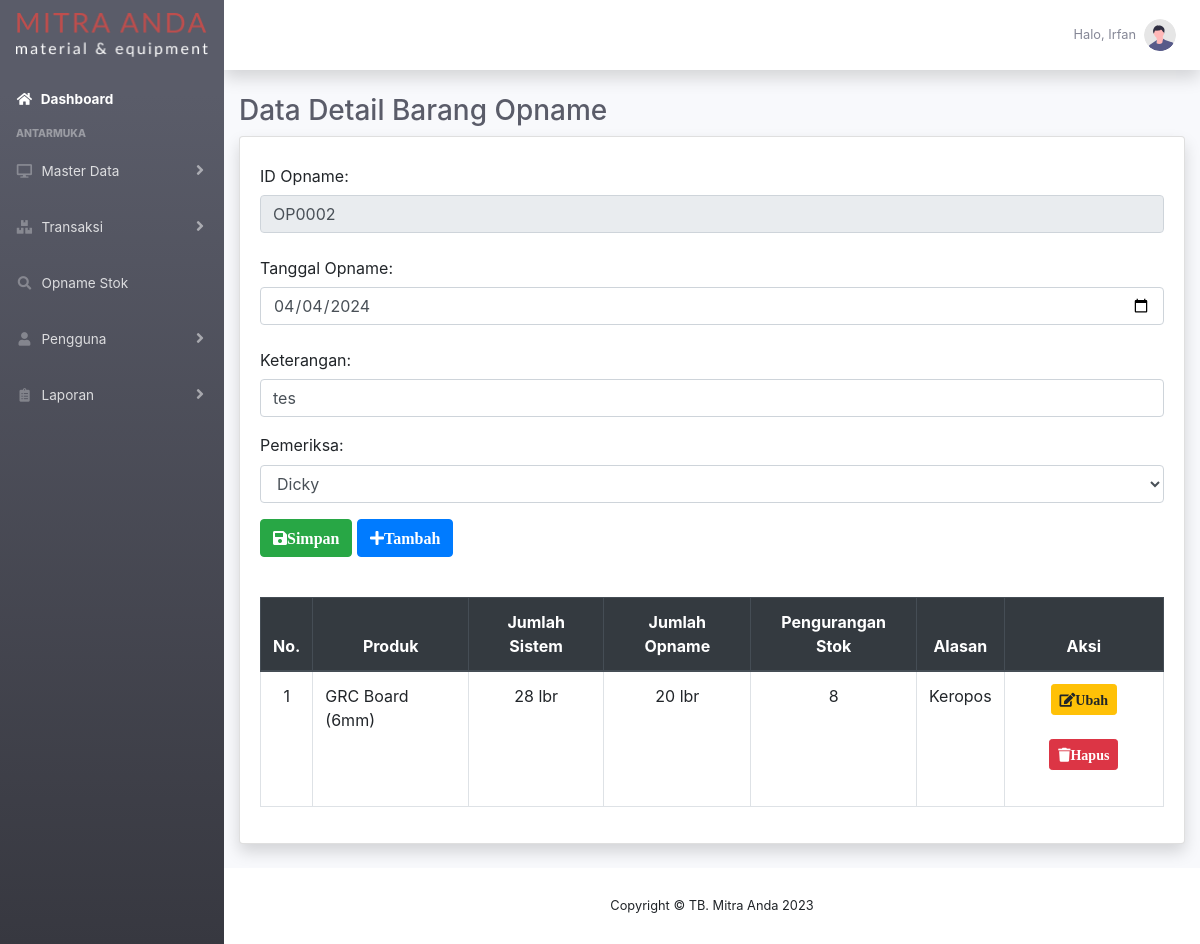
Screenshot of /php/modul/opname/detailopname.php?id=OP0002 (signed in) with the database file from the repository.
### tables this page shows
CREATE TABLE `tbopname` (
  `idOpname` varchar(6) NOT NULL,
  `tanggalOpname` date NOT NULL,
  `Keterangan` varchar(256) NOT NULL,
  `idPengguna` int(11) NOT NULL,
  `Status` tinyint(1) NOT NULL
);

CREATE TABLE `tbpengguna` (
  `idPengguna` int(11) NOT NULL,
  `Nama` varchar(100) NOT NULL,
  `Username` varchar(100) NOT NULL,
  `Password` varchar(100) NOT NULL,
  `noTelepon` varchar(13) NOT NULL,
  `Jabatan` varchar(100) NOT NULL,
  `Status` tinyint(1) NOT NULL
);

CREATE TABLE `tbdetailopname` (
  `idDetailOpname` varchar(9) NOT NULL,
  `idOpname` varchar(6) NOT NULL,
  `idProduk` int(11) NOT NULL,
  `jumlahSistem` int(11) NOT NULL,
  `jumlahFisik` int(11) NOT NULL,
  `Alasan` varchar(256) NOT NULL
);

CREATE TABLE `tbproduk` (
  `idProduk` int(11) NOT NULL,
  `Produk` varchar(256) NOT NULL,
  `idSatuan` int(11) NOT NULL,
  `hargaJual` int(11) NOT NULL,
  `stokProduk` int(11) NOT NULL,
  `Status` tinyint(1) NOT NULL
);

CREATE TABLE `tbsatuan` (
  `idSatuan` int(11) NOT NULL,
  `Satuan` varchar(10) NOT NULL,
  `Status` tinyint(1) NOT NULL
);

### php/modul/opname/detailopname.php (the view, shortened to what this page needs)
<?php
    require '../../fungsi.php';
	$fetchIdOpname = $_GET['id'];
    $query=mysqli_query($conn,"SELECT *,tbopname.Status AS Stat FROM tbopname
    INNER JOIN tbpengguna ON tbopname.idPengguna=tbpengguna.idPengguna
    WHERE idOpname='$fetchIdOpname';");
	$rowBarangOpname = mysqli_fetch_array($query);
	$idOpname=$rowBarangOpname['idOpname'];
    $tanggalOpname=$rowBarangOpname['tanggalOpname'];
    $Keterangan=$rowBarangOpname['Keterangan'];
    $idPengguna=$rowBarangOpname['idPengguna'];
    $Status=(int) $rowBarangOpname['Stat'];
?>
<!DOCTYPE html>
<html lang="en">
    <head>
        <link href="../../../vendor/fontawesome-free/css/all.min.css" rel="stylesheet" type="text/css">
        <link href="../../../css/sb-admin-2.css" rel="stylesheet">
        <link rel="stylesheet" href="https://maxcdn.bootstrapcdn.com/bootstrap/4.5.2/css/bootstrap.min.css">
        <link rel="stylesheet" type="text/css" href="https://cdnjs.cloudflare.com/ajax/libs/twitter-bootstrap/4.5.2/css/bootstrap.css">
        <link rel="stylesheet" type="text/css" href="https://cdn.datatables.net/1.13.4/css/dataTables.bootstrap4.min.css">
        <link rel="stylesheet" href="https://cdn.jsdelivr.net/npm/bootstrap-select@1.13.14/dist/css/bootstrap-select.min.css">
        <link rel="stylesheet" type="text/css" href="https://cdn.datatables.net/buttons/1.6.5/css/buttons.dataTables.min.css">
    </head>
    <body id="page-top">
        <div id="wrapper">
            <ul class="navbar-nav bg-gradient-dark sidebar sidebar-dark accordion" id="accordionSidebar">
                <a class="sidebar-brand d-flex align-items-center justify-content-center" href="../../index.php">
                    <img class="img-fluid" src="../../../assets/img/logotext.png"></img>
                </a>
                <li class="nav-item active">
                    <a class="nav-link" href="../../index.php">
                        <i class="fas fa-fw fa-home"></i>
                        <span>Dashboard</span></a>
                </li>
                <div class="sidebar-heading">
                    Antarmuka
                </div>
                <li class="nav-item">
                    <a class="nav-link collapsed" href="#" data-toggle="collapse" data-target="#collapseMaster"
                    aria-expanded="true" aria-controls="collapseMaster">
                        <i class="fas fa-fw fa-desktop"></i>
                        <span>Master Data</span>
                    </a>
                </li>
                <li class="nav-item">
                    <a class="nav-link collapsed" href="#" data-toggle="collapse" data-target="#collapseStok"
                    aria-expanded="true" aria-controls="collapseStok">
                        <i class="fas fa-fw fa-boxes"></i>
                        <span>Transaksi</span>
                    </a>
                </li>
                <?php
                    $jabatan=$_SESSION['Jabatan']=='Owner';
                    $jabatan2=$_SESSION['Jabatan']=='Checker';
                    if($jabatan OR $jabatan2){
                ?>
                <li class="nav-item">
                    <a class="nav-link" href="../opname/dataopname.php">
                    <i class="fas fa-fw fa-search"></i>
                    <span>Opname Stok</span></a>
                </li>
                <?php
                    }
                ?>
                <li class="nav-item">
                    <a class="nav-link collapsed" href="#" data-toggle="collapse" data-target="#collapsePengguna"
                    aria-expanded="true" aria-controls="collapsePengguna">
                        <i class="fas fa-fw fa-user"></i>
                        <span>Pengguna</span>
                    </a>
                </li>
                <li class="nav-item">
                    <a class="nav-link collapsed" href="#" data-toggle="collapse" data-target="#collapseLaporan"
                    aria-expanded="true" aria-controls="collapseLaporan">
                        <i class="fas fa-fw fa-clipboard-list"></i>
                        <span>Laporan</span>
                    </a>
                </li>
            </ul>
            <div id="content-wrapper" class="d-flex flex-column">
                <div id="content">
                    <nav class="navbar navbar-expand navbar-light bg-white topbar mb-4 static-top shadow">
                        <ul class="navbar-nav ml-auto">
                            <li class="nav-item dropdown no-arrow">
                                <a class="nav-link dropdown-toggle" href="#" id="userDropdown" role="button"
                                    data-toggle="dropdown" aria-haspopup="true" aria-expanded="false">
                                    <span class="mr-2 d-none d-lg-inline text-gray-600 small"><?php echo 'Halo, '. $_SESSION['Nama'];?></span>
                                    <img class="img-profile rounded-circle"
                                        src="../../../assets/img/undraw_profile.svg">
                                </a>
                            </li>
                        </ul>
                    </nav>
                    <div class="container-fluid">
                        <h1 class="h3 mb-2 text-gray-800">Data Detail Barang Opname</h1>
                        <form method="POST">
                            <div class="card shadow mb-4">
                                <div class="card-body">
                                    <div class="form-group">
                                        <label for="recipient-name" class="col-form-label">ID Opname:</label>
                                        <input type="text" class="form-control" id="idOpname" name="idOpname" value="<?php echo $idOpname;?>" readonly>
                                    </div>
                                    <?php if($Status==0){?>
                                        <div class="form-group">
                                            <label for="message-text" class="col-form-label">Tanggal Opname:</label>
                                            <input type="date" class="form-control" id="tanggalOpname" name="tanggalOpname" value="<?php echo $tanggalOpname;?>" oninvalid="this.setCustomValidity('Pilih tanggal pada kolom pengisian ini!')" onchange="this.setCustomValidity('')" max="<?= date('Y-m-d'); ?>">
                                        </div>
                                        <div class="form-group">
                                            <label for="message-text" class="col-form-label">Keterangan:</label>
                                            <input type="text" class="form-control" value="<?php echo $Keterangan;?>" id="Keterangan" name="Keterangan" oninvalid="this.setCustomValidity('Masukkan teks pada kolom pengisian ini!')" onchange="this.setCustomValidity('')">
                                        </div>
                                        <div class="form-group">
                                            <label for="exampleFormControlSelect1">Pemeriksa:</label>
                                            <select class="form-control" id="exampleFormControlSelect1" id="idPengguna" name="idPengguna">
                                            <?php
                                                $querySelect=mysqli_query($conn, "SELECT * FROM tbpengguna
                                                WHERE idPengguna='$idPengguna'");
                                                $dataSelect=mysqli_fetch_array($querySelect);
                                            ?>
                                            <option value="<?php echo $dataSelect['idPengguna'];?>" hidden><?php echo $dataSelect['Nama'];?></option>
                                            </select>
                                        </div>
                                    <?php }?>
                                    <?php if($Status==0){?>
                                        <button type="submit" class="btn btn-success" name="simpanDataOpname">
                                            <i class="fas fa-save">Simpan</i>
                                        </button>
                                        <button type="button" class="btn btn-primary" data-toggle="modal" data-target="#tambah">
                                            <i class="fas fa-plus">Tambah</i>
                                        </button>
                                    <?php }?>
                                </div>
                            </form>
                            <div class="card-body">
                                <div id="datatables">
                                    <table class="table table-stripped table-bordered table-hover" id="dtDetailOpname" width="100%" cellspacing="0">
                                        <thead class="thead-dark">
                                            <tr  class="text-center">
                                                <th>No.</th>
                                                <th>Produk</th>
                                                <th>Jumlah Sistem</th>
                                                <th>Jumlah Opname</th>
                                                <th>Pengurangan Stok</th>
                                                <th>Alasan</th>
                                                <th>Aksi</th>
                                            </tr>
                                        </thead>
                                        <tbody>
                                            <?php
                                                $tampilDetailOpname= mysqli_query($conn,"
                                                SELECT *,tbopname.Status AS Stat FROM tbdetailopname
                                                INNER JOIN tbopname ON tbdetailopname.idOpname=tbopname.idOpname
                                                INNER JOIN tbproduk ON tbdetailopname.idProduk=tbproduk.idProduk
                                                INNER JOIN tbsatuan ON tbproduk.idSatuan=tbsatuan.idSatuan
                                                WHERE tbdetailopname.idOpname='$fetchIdOpname'");
                                                $inc=1;
                                                while($data=mysqli_fetch_array($tampilDetailOpname)){
                                                    $idDetailOpname = $data['idDetailOpname'];
                                                    $Produk =$data['Produk'];
                                                    $Satuan =$data['Satuan'];
                                                    $jumlahOpname =$data['jumlahFisik'];
                                                    $jumlahSistem =$data['jumlahSistem'];
                                                    $Selisih=-($jumlahOpname-$jumlahSistem);
                                                    $Alasan =$data['Alasan'];
                                                    $Status=(int) $data['Stat'];
                                            ?>
                                            <tr>
                                                <td class="text-center"><?=$inc++;?></td>
                                                <td><?=$Produk;?></td>
                                                <td class="text-center"><?=$jumlahSistem.' '.$Satuan;?></td>
                                                <td class="text-center"><?=$jumlahOpname.' '.$Satuan;?></td>
                                                <td class="text-center"><?=$Selisih;?></td>
                                                <td><?=$Alasan;?></td>
                                                <td class="text-center">
                                                    <?php if($Status == 1){?>
                                                        <i class="fas fa-check">Disetujui</i>
                                                    <?php }else{?>
                                                        <button type="button" class="btn btn-warning btn-sm mb-4" data-toggle="modal" data-target="#ubah<?=$idDetailOpname;?>">
                                                            <i class="fas fa-edit">Ubah</i>
                                                        </button>
                                                        <button type="button" class="btn btn-danger btn-sm mb-4" data-toggle="modal" data-target="#hapus<?=$idDetailOpname;?>">
                                                            <i class="fas fa-trash">Hapus</i>
                                                        </button>
                                                    <?php }?>
                                                </td>
                                            </tr>
                                            <?php
                                                };
                                            ?>
                                        </tbody>
                                    </table>
                                    </div>
                                </div>
                            </div>
                        </div>
                </div>
                <footer class="sticky-footer bg-white">
                    <div class="container my-auto">
                        <div class="copyright text-center my-auto">
                            <span>Copyright &copy; TB. Mitra Anda 2023</span>
                        </div>
                    </div>
                </footer>
            </div>
    </body>
</html>

### rows the page displays
tbopname: idOpname "OP0002", tanggalOpname "04/04/2024", Keterangan "tes"
tbpengguna: idPengguna "Dicky"
tbdetailopname: idProduk.Produk "GRC Board (6mm)", jumlahSistem "28", tbsatuan.Satuan "lbr", jumlahFisik "20", Selisih "8", Alasan "Keropos"

### other values shown
$_SESSION['Nama'] "Irfan"
